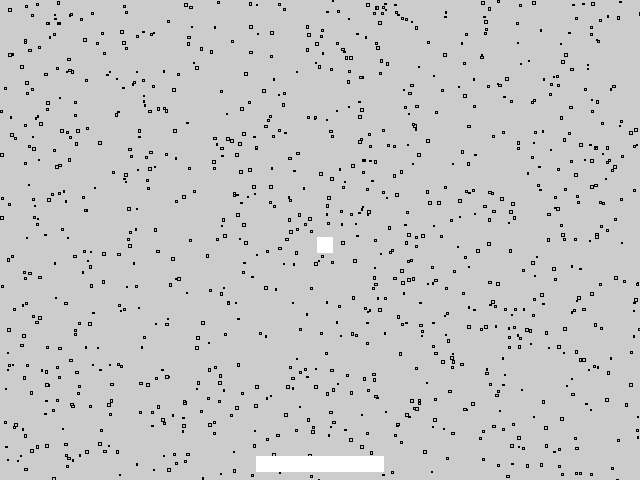
Frame 1 (no input)
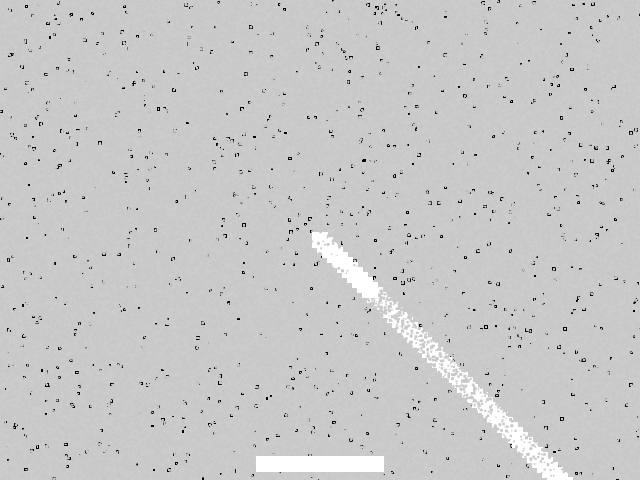
Frame 60 (the mouse pressed at the canvas centre just before this capture)
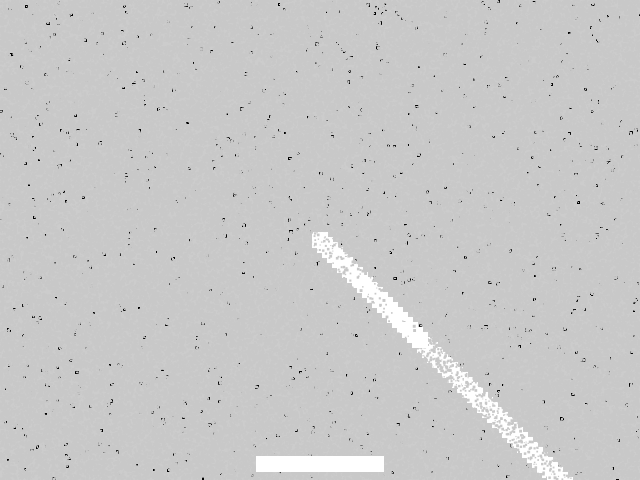
Frame 120 (the mouse held since frame 60 and released just before this capture)

The Processing sketch that drew these frames (run headless with seeded random() and noise(); from frame 60 on, the mouse is pressed at the canvas centre):

// Processing sketch: exercise_02
// ── exercise_02.pde
color backgroundColor = color(0);

//variables addressing parameters of the static in the background
int numStatic = 1000;
int staticSizeMin = 1;
int staticSizeMax = 3;
color staticColor = color(200);

//variables of the parameters of the paddle (location, speed of movement, color, and dimmensions) CHANGE: all integers are now float numbers
float paddleX;
float paddleY;
float paddleVX;
float paddleSpeed = 10;
float paddleWidth = 128;
float paddleHeight = 16;
color paddleColor = color(255);

//variables of the parameters of the ball (location, speed of movement, color, and dimmensions) CHANGE: all integers are now float numbers
float ballX;
float ballY;
float ballVX;
float ballVY;
float ballSpeed = 5;
float ballSize = 16;
color ballColor = color(255);

//setting up the canvas and the ball and paddle
void setup() {
  size(640, 480);
  
  setupPaddle();
  setupBall();
}

//this function sets up the paddle location when called
void setupPaddle() {
  paddleX = width/2;
  paddleY = height - paddleHeight;
  paddleVX = 0;
}

//this function sets up the ball location when called
void setupBall() {
  ballX = width/2;
  ballY = height/2;
  ballVX = ballSpeed;
  ballVY = ballSpeed;
}

//the program runs with all these functions each defined later on in the code
//each function refers to how the ball and paddle evolve and move throughout the use of the program
void draw() {

  drawStatic();

  updatePaddle();
  updateBall();

  drawPaddle();
  drawBall();
}

//function that draws the static-like background when called
void drawStatic() {
  for (int i = 0; i < numStatic; i++) {
   float x = random(0,width);
   float y = random(0,height);
   float staticSize = random(staticSizeMin,staticSizeMax);
   fill(staticColor);
   rect(x,y,staticSize,staticSize);
  }
}

//function that allows the paddle to move at a certain speed
void updatePaddle() {
  paddleX += paddleVX;  
  paddleX = constrain(paddleX,0+paddleWidth/2,width-paddleWidth/2);
}

//function that allows the ball to move at a certain speed
//three more functions are called here, referring to how to ball behaves around the paddle
void updateBall() {
  ballX += ballVX;
  ballY += ballVY;
  
  handleBallHitPaddle();
  handleBallHitWall();
  handleBallOffBottom();
}

//the paddle is drawn
void drawPaddle() {
  rectMode(CENTER);
  noStroke();
  fill(paddleColor);
  rect(paddleX, paddleY, paddleWidth, paddleHeight);
}

//the ball is drawn
void drawBall() {
  rectMode(CENTER);
  noStroke();
  fill(ballColor);
  rect(ballX, ballY, ballSize, ballSize);
}

//this function refers to how the ball changes directions when it encounters the paddle
void handleBallHitPaddle() {
  if (ballOverlapsPaddle()) {
    ballY = paddleY - paddleHeight/2 - ballSize/2;
    ballVY = random(-1.5,-0.5)*ballVY; //CHANGED: ball will change direction drastically at random speeds
  }
}

//if the ball ever overlaps with the paddle, this boolean variable becomes true, if not, then it will be false
boolean ballOverlapsPaddle() {
  if (ballX - ballSize/2 > paddleX - paddleWidth/2 && ballX + ballSize/2 < paddleX + paddleWidth/2) {
    if (ballY > paddleY - paddleHeight/2) {
      return true;
    }
  }
  return false;
}

//if the ball hits the bottom of the screen, then it respawns at the center of the canvas
void handleBallOffBottom() {
  if (ballOffBottom()) {
    ballX = width/2;
    ballY = height/2;
  }
}

//if the ball hits the floor, the function will be true, which will allow the handleBallOffBottom function to run and reset the game
boolean ballOffBottom() {
  return (ballY - ballSize/2 > height);
}

//if the ball hits any wall except the bottom one, then it will change direction
void handleBallHitWall() {
  if (ballX - ballSize/2 < 0) {
    ballX = 0 + ballSize/2;
    ballVX = -ballVX;
  } else if (ballX + ballSize/2 > width) {
    ballX = width - ballSize/2;
    ballVX = -ballVX;
  }
  
  if (ballY - ballSize/2 < 0) {
    ballY = 0 + ballSize/2;
    ballVY = -ballVY;
  }
}

//if either the left or right arrow keys are hit, then the paddle will change directions accordingly across the x axis, but remain fixed on the y axis
void keyPressed() {
  if (keyCode == LEFT) {
    paddleVX = -paddleSpeed;
  } else if (keyCode == RIGHT) {
    paddleVX = paddleSpeed;
  }
}

//the paddle will stop moving when the arrow keys are released
void keyReleased() {
  if (keyCode == LEFT && paddleVX < 0) {
    paddleVX = 0;
  } else if (keyCode == RIGHT && paddleVX > 0) {
    paddleVX = 0;
  }
}
